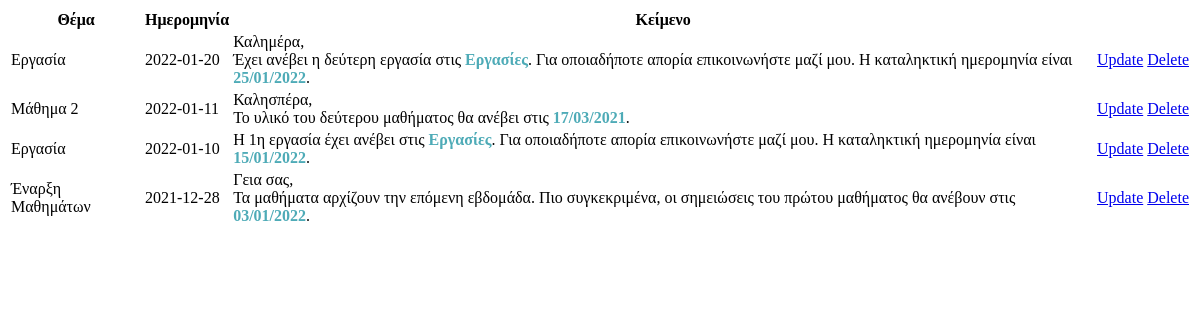
/ergasiaEPDmerosB/showAnnouncement.php, run on the app's committed database.
### tables this page shows
CREATE TABLE `announcement` (
  `idannouncement` int(11) NOT NULL,
  `theDate` date NOT NULL,
  `theme` varchar(50) NOT NULL,
  `text` longtext NOT NULL
);

### ergasiaEPDmerosB/showAnnouncement.php (the view, shortened to what this page needs)
<?php
$servername = "webpagesdb.it.auth.gr:3306";
$username = "dbuser3471";
$password = "Ylg0#5t9";
$dbname="student3471partB";
$con=mysqli_connect($servername,$username,$password,"$dbname");
mysqli_set_charset($con, "utf8");
$result = mysqli_query($con,"SELECT * FROM announcement ORDER BY theDate DESC");
?>
<!DOCTYPE html>
<html>
<head>
    <link rel="stylesheet" href="style.css">
</head>
<body>
<?php
if (mysqli_num_rows($result) > 0) {
    ?>
    <table>
        <tr>
            <th>Θέμα</th>
            <th>Ημερομηνία</th>
            <th class="lastCell">Κείμενο</th>
            <th></th>
            <th></th>
        </tr>
        <?php
        while($row = mysqli_fetch_array($result)) {
            ?>
            <tr>
                <td class="themeRow"><?php echo $row["theme"]; ?></td>
                <td class="themeRow"><?php echo $row["theDate"]; ?></td>
                <td class="row"><?php echo $row["text"]; ?></td>
                <td class="linkUpd"><a href="updateAnnouncement.php?idannouncement=<?php echo $row["idannouncement"]; ?>">Update</a></td>
                <td><a href="deleteAnnouncement.php?idannouncement=<?php echo $row["idannouncement"]; ?>">Delete</a></td>
            </tr>
            <?php
        }
        ?>
    </table>
    <?php
}
else
{
    echo "No result found";
}
?>
</body>
</html>

### ergasiaEPDmerosB/style.css (style rules this page uses)
body { font-family: "Century Gothic"; }
strong { color: #4eabb7; }

### data on the page
announcement: theme "Εργασία", theDate "2022-01-20", text "Καλημέρα, Έχει ανέβει η δεύτερη εργασία στις Εργασίες . Για οποιαδήποτε απορία επικοινωνήστε μαζί μου. Η καταληκτική ημερομηνία είναι 25/01/2022 ."
announcement: theme "Μάθημα 2", theDate "2022-01-11", text "Καλησπέρα, Το υλικό του δεύτερου μαθήματος θα ανέβει στις 17/03/2021 ."
announcement: theme "Εργασία", theDate "2022-01-10", text "Η 1η εργασία έχει ανέβει στις Εργασίες . Για οποιαδήποτε απορία επικοινωνήστε μαζί μου. Η καταληκτική ημερομηνία είναι 15/01/2022 ."
announcement: theme "Έναρξη Μαθημάτων", theDate "2021-12-28", text "Γεια σας, Τα μαθήματα αρχίζουν την επόμενη εβδομάδα. Πιο συγκεκριμένα, οι σημειώσεις του πρώτου μαθήματος θα ανέβουν στις 03/01/2022 ."
